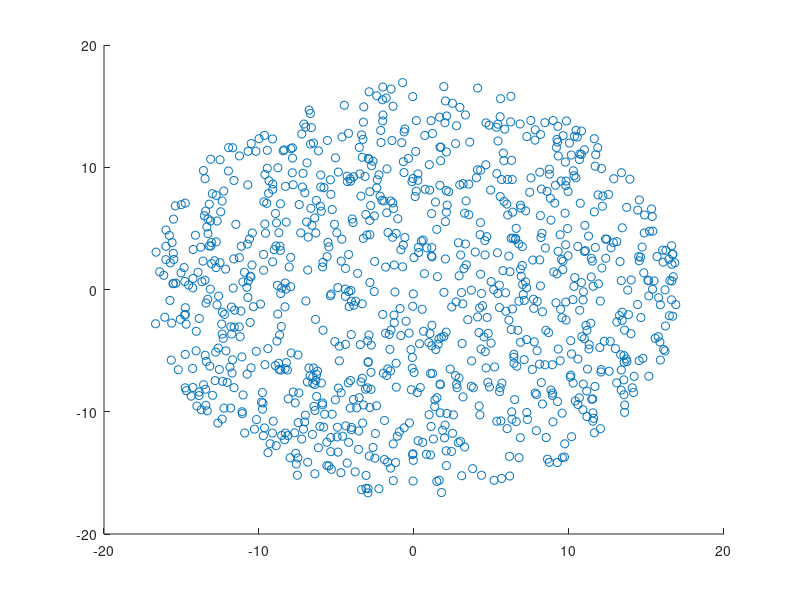

The MATLAB source for this figure: (Note: this script raises an error after producing the figure.)
num = 1000;
radius = 17;
%{
angle = rand(num, 1) * 2* pi;
distance = rand(num, 1) * radius;
xs = cos(angle).* distance;
ys = sin(angle).* distance;
%}

t = 2*pi*rand(num, 1);
u = rand(num, 1)+rand(num, 1);
r = zeros(num, 1);
r(u>1) = 2-u(u>1);
r(u<=1) = u(u<=1);
xs = r.*cos(t)*radius;
ys = r.*sin(t)*radius;

[q1,q2] = meshgrid(1:num,1:num);
idxs = [q1(:) q2(:)];
dists = sqrt((xs(idxs(:,1))-xs(idxs(:,2))).^2 + (ys(idxs(:,1))-ys(idxs(:,2))).^2);

figure(1);
scatter(xs, ys);
figure(2);
histogram(dists);

xs = 0:35;
ys = exp(-0.0000015*xs.^4);
%ys = exp(-0.0001*xs.^3);
figure(3);
plot(xs, ys);

        
        %{
        if false
            for cidx=8:8
                num = 200;
                radius = 70;
                t = 2*pi*rand(num, 1);
                u = rand(num, 1)+rand(num, 1);
                r = zeros(num, 1);
                r(u>1) = 2-u(u>1);
                r(u<=1) = u(u<=1);
                xs2 = r.*cos(t)*radius;
                ys2 = r.*sin(t)*radius;
                dists = sqrt(xs2.^2+ys2.^2);
                xs2 = [0; xs2];
                ys2 = [0; ys2];
                boxes2 = [xs2-half_size, ys2-half_size, xs2+half_size, ys2+half_size];
                idxsSameAll2 = zeros(num, 2);
                idxsSameAll2(:,1) = 2:num+1;
                idxsSameAll2(:,2) = 1;
                [featSame2,~,~,~] = get_spatial_features_same_img(boxes2,idxsSameAll2);
                lab2 = zeros(size(featSame2, 1), 1);
                feat_norm2 = getFeatNorm(featSame2,rcnn_model.training_opts(cidx).X_min,rcnn_model.training_opts(cidx).X_max);
                % compute pairwise prob
                ex2 = sparse(double(feat_norm2));
                [~,~,prob] = predict(lab2, ex2, rcnn_model.log_reg(cidx), '-b 1');
                figure(40+cidx);
                scatter(dists, prob(:,1));
                xs = 0:radius;
                %ys = exp(-0.0000015*xs.^4);
                ys = 1./(1+exp(0.2*xs-7.5));
                figure(5);
                plot(xs, ys);
            end
            pause;
        end
        %}